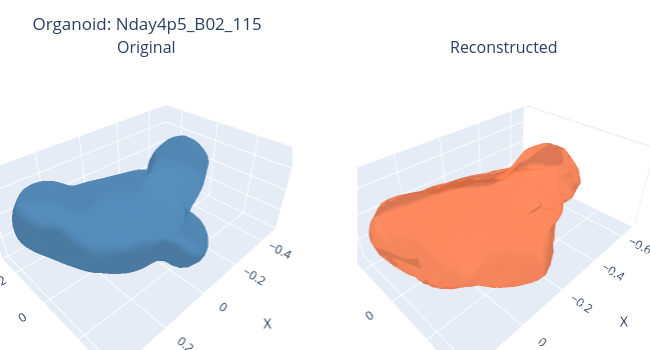

Source (notebook cell):
### Markdown cell above
## Inspect a specific organoid by ID

Change `target_id` below to inspect any organoid.

### Code cell
# Build a mapping from organoid ID to dataset index
id_to_dataset_idx = {dataset.entries[i]['id']: i for i in range(len(dataset))}

# --- Change this to any organoid ID you want to inspect ---
target_id = dataset.entries[5]['id']  # or e.g. 'day4p5_B02_96'

if target_id in id_to_dataset_idx:
    dataset_idx = id_to_dataset_idx[target_id]
    result = reconstruct(model, dataset, dataset_idx, sphere_verts, device)
    plot_mesh_comparison(result)
else:
    print(f'{target_id} not found in dataset. Available IDs:')
    print(list(id_to_dataset_idx.keys())[:10], '...')

### Figure 1 — Plotly figure (JSON) as saved in the notebook; plotly's stock layout.template omitted (floating-point values rounded to 4 significant figures; data arrays with more than 128 entries replaced by an {"elided": "..."} marker saying what was removed)
{"data": [{"color": "steelblue", "i": {"elided": "2562 int values"}, "j": {"elided": "2562 int values"}, "k": {"elided": "2562 int values"}, "name": "Original", "opacity": 0.7, "scene": "scene", "showscale": false, "type": "mesh3d", "x": {"elided": "1283 float values"}, "y": {"elided": "1283 float values"}, "z": {"elided": "1283 float values"}}, {"color": "coral", "i": {"elided": "5120 int values"}, "j": {"elided": "5120 int values"}, "k": {"elided": "5120 int values"}, "name": "Reconstructed", "opacity": 0.7, "scene": "scene2", "showscale": false, "type": "mesh3d", "x": {"elided": "2562 float values"}, "y": {"elided": "2562 float values"}, "z": {"elided": "2562 float values"}}], "layout": {"annotations": [{"font": {"size": 16}, "showarrow": false, "text": "Original", "x": 0.225, "xanchor": "center", "xref": "paper", "y": 1, "yanchor": "bottom", "yref": "paper"}, {"font": {"size": 16}, "showarrow": false, "text": "Reconstructed", "x": 0.775, "xanchor": "center", "xref": "paper", "y": 1, "yanchor": "bottom", "yref": "paper"}], "height": 350, "margin": {"b": 0, "l": 0, "r": 0, "t": 60}, "scene": {"aspectmode": "data", "domain": {"x": [0, 0.45], "y": [0, 1]}, "xaxis": {"title": {"text": "X"}}, "yaxis": {"title": {"text": "Y"}}, "zaxis": {"title": {"text": "Z"}}}, "scene2": {"aspectmode": "data", "domain": {"x": [0.55, 1], "y": [0, 1]}, "xaxis": {"title": {"text": "X"}}, "yaxis": {"title": {"text": "Y"}}, "zaxis": {"title": {"text": "Z"}}}, "showlegend": false, "title": {"text": "Organoid: Nday4p5_B02_115"}, "width": 650}}
